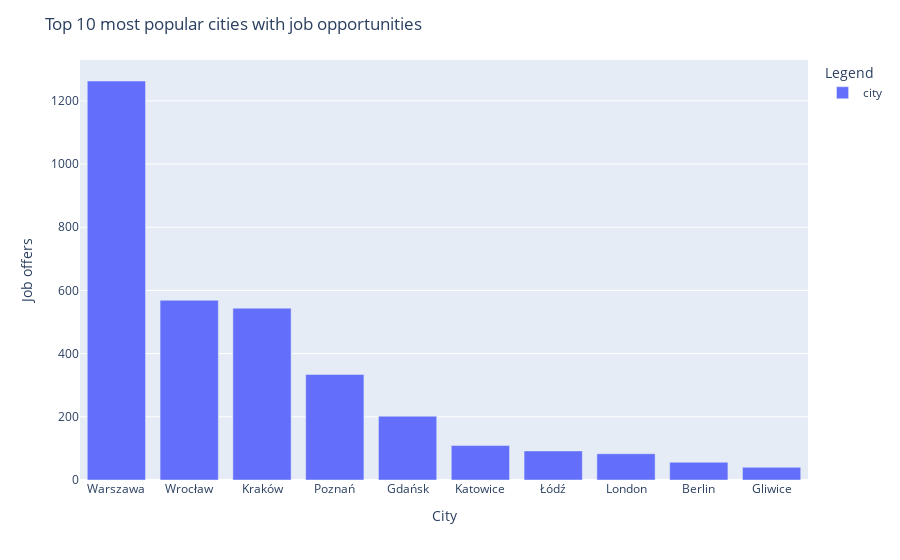

Notebook code cell kept with this figure:
### Markdown cell above
# City

### Code cell
city = df['city'].value_counts()[:10]
fig = px.bar(data_frame=city)
fig.update_layout(
    title="Top 10 most popular cities with job opportunities",
    xaxis_title="City",
    yaxis_title="Job offers",
    legend_title="Legend",
)
fig.show()

### Figure 1 — Plotly figure (JSON) as saved in the notebook; plotly's stock layout.template omitted (floating-point values rounded to 4 significant figures)
{"data": [{"alignmentgroup": "True", "hovertemplate": "variable=city<br>index=%{x}<br>value=%{y}<extra></extra>", "legendgroup": "city", "marker": {"color": "#636efa"}, "name": "city", "offsetgroup": "city", "orientation": "v", "showlegend": true, "textposition": "auto", "type": "bar", "x": ["Warszawa", "Wrocław", "Kraków", "Poznań", "Gdańsk", "Katowice", "Łódź", "London", "Berlin", "Gliwice"], "xaxis": "x", "y": [1263, 569, 544, 334, 202, 109, 92, 83, 56, 40], "yaxis": "y"}], "layout": {"barmode": "relative", "legend": {"title": {"text": "Legend"}, "tracegroupgap": 0}, "margin": {"t": 60}, "title": {"text": "Top 10 most popular cities with job opportunities"}, "xaxis": {"anchor": "y", "domain": [0, 1], "title": {"text": "City"}}, "yaxis": {"anchor": "x", "domain": [0, 1], "title": {"text": "Job offers"}}}}
